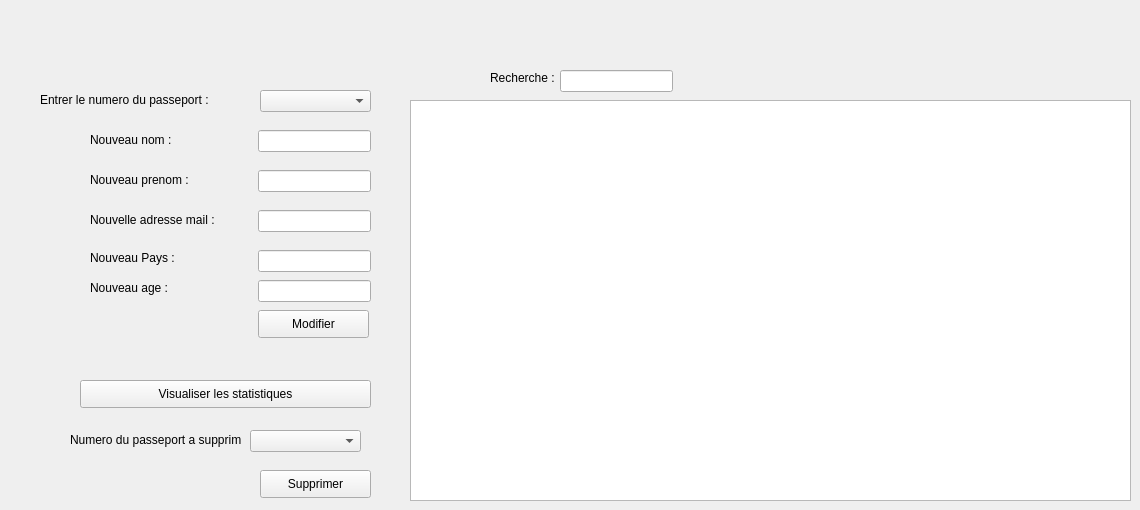
        <widget class="QWidget" name="tab_3">
         <attribute name="title">
          <string>Gérer</string>
         </attribute>
         <widget class="QLabel" name="label_8">
          <property name="geometry">
           <rect>
            <x>70</x>
            <y>430</y>
            <width>171</width>
            <height>20</height>
           </rect>
          </property>
          <property name="text">
           <string>Numero du passeport a supprimer :</string>
          </property>
         </widget>
         <widget class="QPushButton" name="pushButton_suppclient">
          <property name="geometry">
           <rect>
            <x>260</x>
            <y>470</y>
            <width>111</width>
            <height>28</height>
           </rect>
          </property>
          <property name="text">
           <string>Supprimer</string>
          </property>
         </widget>
         <widget class="QTableView" name="tableclient">
          <property name="geometry">
           <rect>
            <x>410</x>
            <y>100</y>
            <width>721</width>
            <height>401</height>
           </rect>
          </property>
         </widget>
         <widget class="QLabel" name="label_12">
          <property name="geometry">
           <rect>
            <x>90</x>
            <y>170</y>
            <width>111</width>
            <height>20</height>
           </rect>
          </property>
          <property name="text">
           <string>Nouveau prenom :</string>
          </property>
         </widget>
         <widget class="QLineEdit" name="nouvageclient">
          <property name="geometry">
           <rect>
            <x>258</x>
            <y>280</y>
            <width>113</width>
            <height>22</height>
           </rect>
          </property>
          <property name="text">
           <string/>
          </property>
         </widget>
         <widget class="QLineEdit" name="nouvmailclient">
          <property name="geometry">
           <rect>
            <x>258</x>
            <y>210</y>
            <width>113</width>
            <height>22</height>
           </rect>
          </property>
         </widget>
         <widget class="QLabel" name="label_9">
          <property name="geometry">
           <rect>
            <x>90</x>
            <y>210</y>
            <width>141</width>
            <height>20</height>
           </rect>
          </property>
          <property name="text">
           <string>Nouvelle adresse mail :</string>
          </property>
         </widget>
         <widget class="QLabel" name="label_13">
          <property name="geometry">
           <rect>
            <x>90</x>
            <y>280</y>
            <width>111</width>
            <height>16</height>
           </rect>
          </property>
          <property name="text">
           <string>Nouveau age :</string>
          </property>
         </widget>
         <widget class="QLineEdit" name="nouvnomclient">
          <property name="geometry">
           <rect>
            <x>258</x>
            <y>130</y>
            <width>113</width>
            <height>22</height>
           </rect>
          </property>
         </widget>
         <widget class="QLineEdit" name="nouvpaysclient">
          <property name="geometry">
           <rect>
            <x>258</x>
            <y>250</y>
            <width>113</width>
            <height>22</height>
           </rect>
          </property>
         </widget>
         <widget class="QLineEdit" name="nouvprenomclient">
          <property name="geometry">
           <rect>
            <x>258</x>
            <y>170</y>
            <width>113</width>
            <height>22</height>
           </rect>
          </property>
         </widget>
         <widget class="QLabel" name="label_10">
          <property name="geometry">
           <rect>
            <x>90</x>
            <y>130</y>
            <width>131</width>
            <height>20</height>
           </rect>
          </property>
          <property name="text">
           <string>Nouveau nom :</string>
          </property>
         </widget>
         <widget class="QPushButton" name="pushButton_modifclient">
          <property name="geometry">
           <rect>
            <x>258</x>
            <y>310</y>
            <width>111</width>
            <height>28</height>
           </rect>
          </property>
          <property name="text">
           <string>Modifier</string>
          </property>
         </widget>
         <widget class="QLabel" name="label_11">
          <property name="geometry">
           <rect>
            <x>40</x>
            <y>90</y>
            <width>191</width>
            <height>20</height>
           </rect>
          </property>
          <property name="maximumSize">
           <size>
            <width>191</width>
            <height>16777215</height>
           </size>
          </property>
          <property name="text">
           <string>Entrer le numero du passeport :</string>
          </property>
         </widget>
         <widget class="QLabel" name="label_14">
          <property name="geometry">
           <rect>
            <x>90</x>
            <y>250</y>
            <width>91</width>
            <height>16</height>
           </rect>
          </property>
          <property name="text">
           <string>Nouveau Pays :</string>
          </property>
         </widget>
         <widget class="QComboBox" name="comboBoxsuppclient">
          <property name="geometry">
           <rect>
            <x>250</x>
            <y>430</y>
            <width>111</width>
            <height>22</height>
           </rect>
          </property>
         </widget>
         <widget class="QComboBox" name="comboBoxmodifclient">
          <property name="geometry">
           <rect>
            <x>260</x>
            <y>90</y>
            <width>111</width>
            <height>22</height>
           </rect>
          </property>
         </widget>
         <widget class="QPushButton" name="statbutton">
          <property name="geometry">
           <rect>
            <x>80</x>
            <y>380</y>
            <width>291</width>
            <height>28</height>
           </rect>
          </property>
          <property name="text">
           <string>Visualiser les statistiques</string>
          </property>
         </widget>
         <widget class="QLabel" name="label_39">
          <property name="geometry">
           <rect>
            <x>490</x>
            <y>70</y>
            <width>81</width>
            <height>16</height>
           </rect>
          </property>
          <property name="text">
           <string>Recherche :</string>
          </property>
         </widget>
         <widget class="QLineEdit" name="rechercheclient_3">
          <property name="geometry">
           <rect>
            <x>560</x>
            <y>70</y>
            <width>113</width>
            <height>22</height>
           </rect>
          </property>
         </widget>
        </widget>
